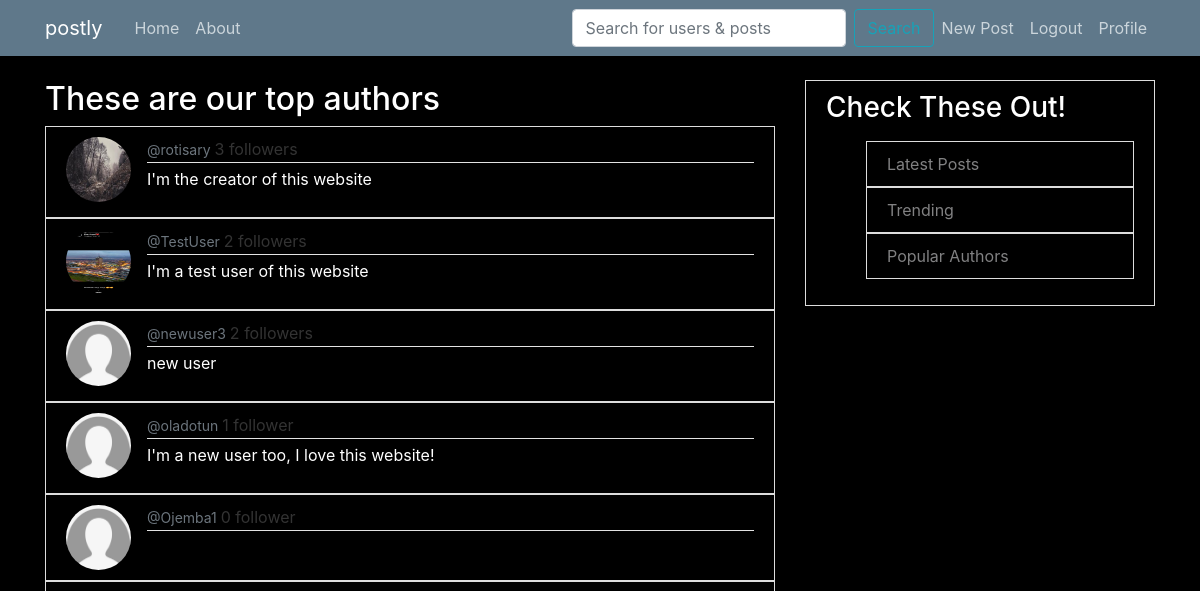
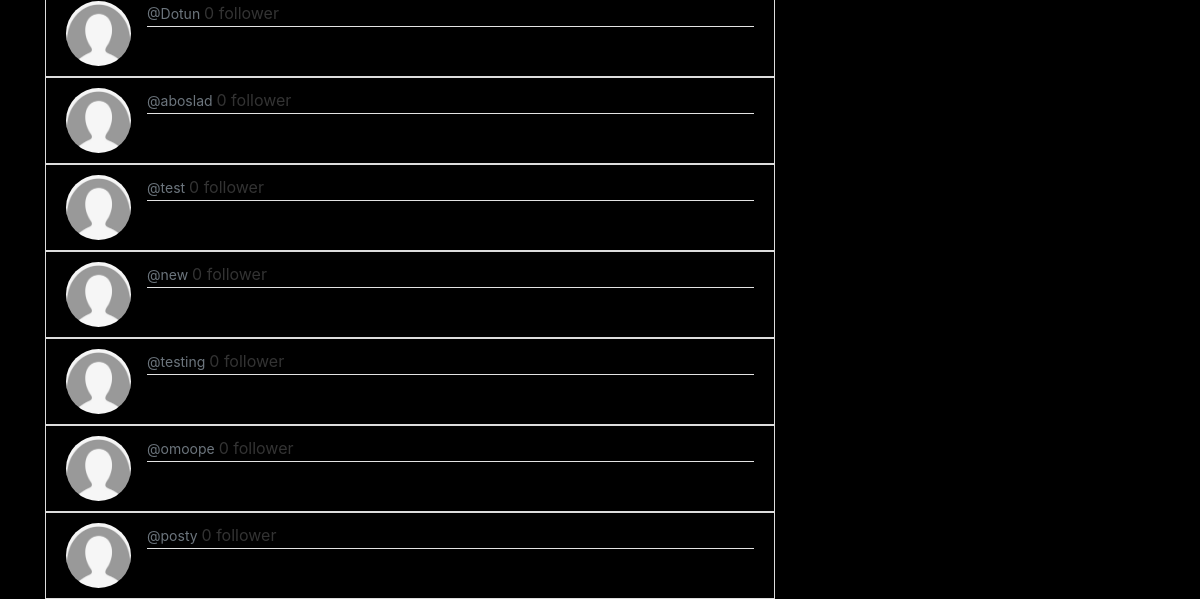
The app's page /popular-authors/ (signed in), older data (2 pictures, top to bottom).
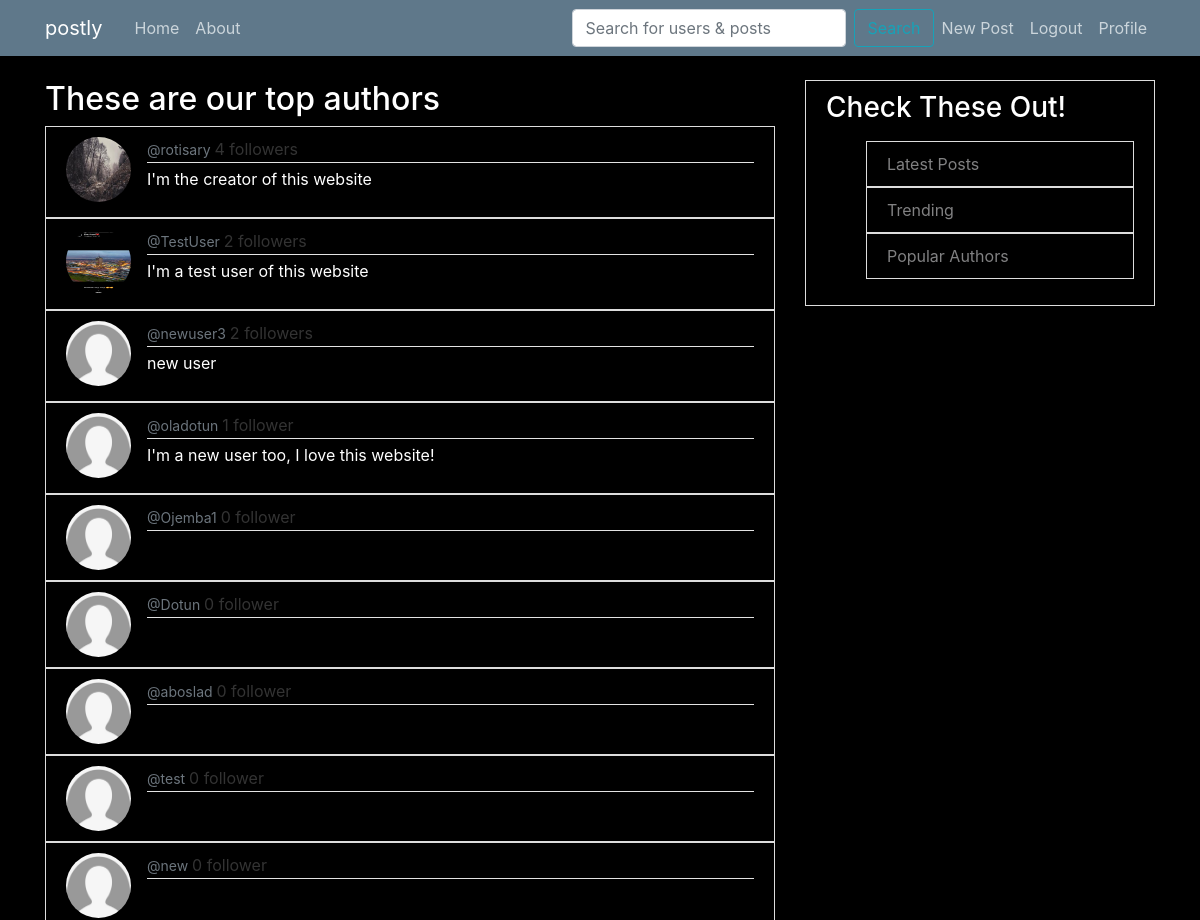
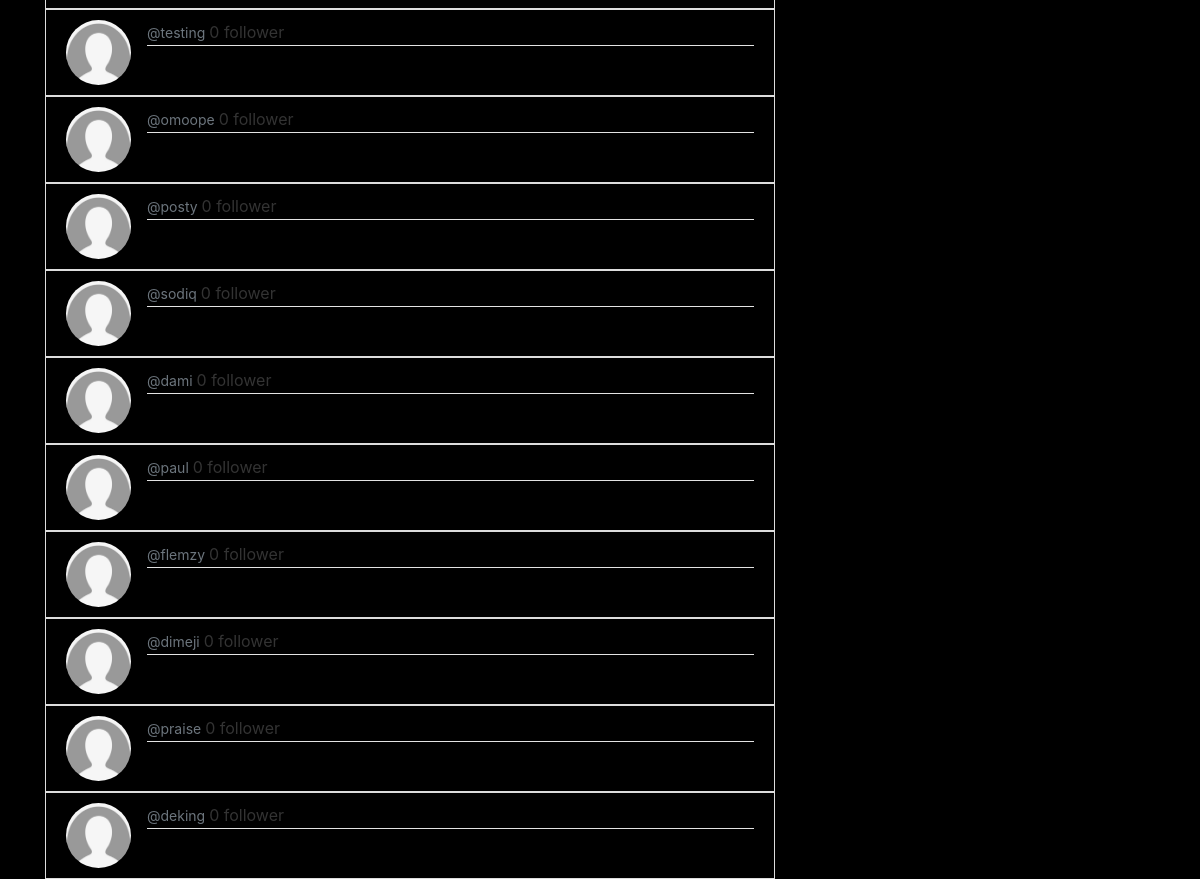
The same page, newer data (2 pictures, top to bottom).
### users/models.py (models this page shows, shortened)
class Profile(models.Model):
    user = models.OneToOneField(User, on_delete=models.CASCADE)
    follows = models.ManyToManyField("self",
         related_name = 'followed_by',
         symmetrical = False,
         blank = True)
    image = models.ImageField(default='default.jpg', upload_to='profile_pics')
    bio = models.TextField()
    def number_of_followers(self):
        return self.followed_by.count()

### users/views.py (the view)
# urls.py: path('popular-authors/', user_views.popular_authors, name='popular-authors'),
@login_required
def popular_authors(request):
    profile_objects = Profile.objects.all()
    profiles = sorted(profile_objects, key=lambda profile: -profile.number_of_followers())
    return render(request, 'users/popular_authors.html', {'profiles': profiles})

### users/templates/users/popular_authors.html
{% extends 'blog/base.html' %}
{% block content %}
    <h2>These are our top authors</h2>
    {% for profile in profiles %}
        <div class="media content-section">
            <img class="rounded-circle  article-img"  src="{{ profile.image.url }}">
            <div class="media-body" >
                <div class="article-metadata">
                    <a href="{% url 'profile' profile.user.username %}">
                        <small class="text-muted"  >
                            @{{ profile.user.username }}
                        </small>
                    </a>
                    {% if profile.number_of_followers > 1 %}
                       {{ profile.number_of_followers }} followers
                    {% else %}
                       {{ profile.number_of_followers }} follower
                    {% endif %}
                </div>
                <p class="text">{{ profile.bio }}</p>
            </div>
        </div>
    {% endfor %}
{%  endblock %}

### blog/templates/blog/base.html (shortened to what this page needs)
{% load static %}
<!DOCTYPE html>
<html lang="en">
<head>
    <link rel="stylesheet" href="https://cdn.jsdelivr.net/npm/bootstrap@4.6.2/dist/css/bootstrap.min.css">
    <link rel="stylesheet" type="text/css" href="{% static 'blog/main.css' %}">
</head>
<body>
    <header class="site-header">
        <nav class="navbar navbar-expand-md navbar-dark bg-steel fixed-top">
          <div class="container">
            <a class="navbar-brand mr-4" href="{% url 'blog-home'%}">postly</a>
            <div class="collapse navbar-collapse" id="navbarToggle">
              <div class="navbar-nav mr-auto">
                <a class="nav-item nav-link" href="{% url 'blog-home'%}">Home</a>
                <a class="nav-item nav-link" href="{% url 'blog-about' %}">About</a>
              </div>
              <div class="navbar-nav justify-content-center">
                <form action="{% url 'search' %}" method="get" class="form-inline" role="search">
                  <input class="form-control me-2 mr-2" type="search" name="search" placeholder="Search for users & posts" aria-label="Search">
                  <button class="btn btn-outline-info"  type="submit">Search</button>
                </form>
                {% if user.is_authenticated %}
                   <a class="nav-item nav-link" href="{% url 'post-create' %}">New Post</a>
                   <a class="nav-item nav-link" href="{% url 'logout' %}">Logout</a>
                   <a class="nav-item nav-link" href="{% url 'profile' user.username  %}">Profile</a>
                {% else %}
                  <a class="nav-item nav-link" href="{% url 'login' %}">Login</a>
                  <a class="nav-item nav-link" href="{% url 'register' %}">Register</a>
                {% endif %}
              </div>
            </div>
          </div>
        </nav>
    </header>
    <main role="main" class="container">
        <div class="row">
          <div class="col-md-8">
            {% block content %}{% endblock %}
          </div>
          <div class="col-md-4">
            <div class="content-section">
              <h3>Check These Out!</h3>
              <p class='text-muted'>
                <ul>
                  <a href="{% url 'latest-posts' %}"><li class="list-group-item list-group-item-light content-section">Latest Posts</li></a>
                  <a href="{% url 'trending' %}"><li class="list-group-item list-group-item-light content-section">Trending</li></a>
                  <a href="{% url 'popular-authors' %}"><li class="list-group-item list-group-item-light content-section">Popular Authors</li></a>
                </ul>
              </p>
            </div>
          </div>
        </div>
    </main>
</body>
</html>

### blog/static/blog/main.css (style rules this page uses)
body { background: black; color: #333333; margin-top: 5rem; }
h1, h2, h3, h4, h5, h6, p { color: white; }
ul { margin: 0; }
.bg-steel { background-color: #5f788a; }
.site-header .navbar-nav .nav-link { color: #cbd5db; }
.content-section { background: black; padding: 10px 20px; border: 1px solid #dddddd; }
.article-img { height: 65px; width: 65px; margin-right: 16px; }
.article-metadata { padding-bottom: 1px; margin-bottom: 4px; border-bottom: 1px solid #e3e3e3 }

Row changes from the older to the newer data that the page shows:
computed for Profile "I'm the creator of this website": number_of_followers "3" → "4"
added Profile: image (placeholder picture), user.username "sodiq", number_of_followers "0"
added Profile: image (placeholder picture), user.username "dami", number_of_followers "0"
added Profile: image (placeholder picture), user.username "paul", number_of_followers "0"
added Profile: image (placeholder picture), user.username "flemzy", number_of_followers "0"
added Profile: image (placeholder picture), user.username "dimeji", number_of_followers "0"
added Profile: image (placeholder picture), user.username "praise", number_of_followers "0"
added Profile: image (placeholder picture), user.username "deking", number_of_followers "0"
